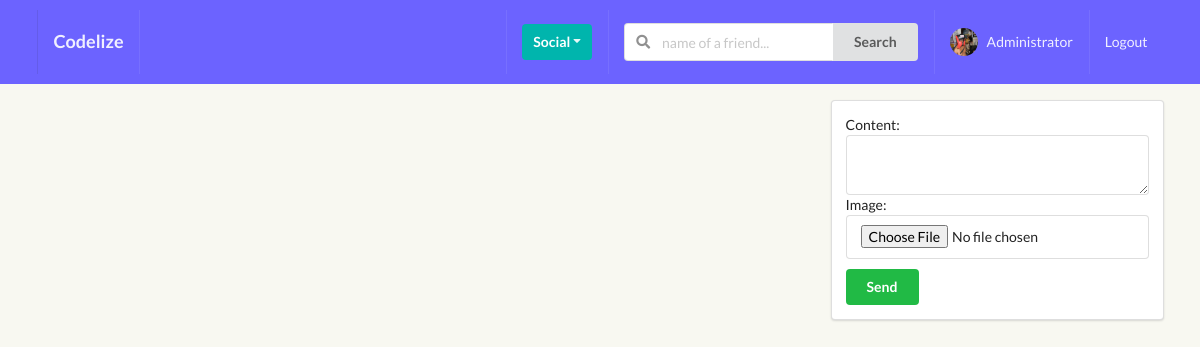
Page /timeline/ (signed in) on the earlier database version.
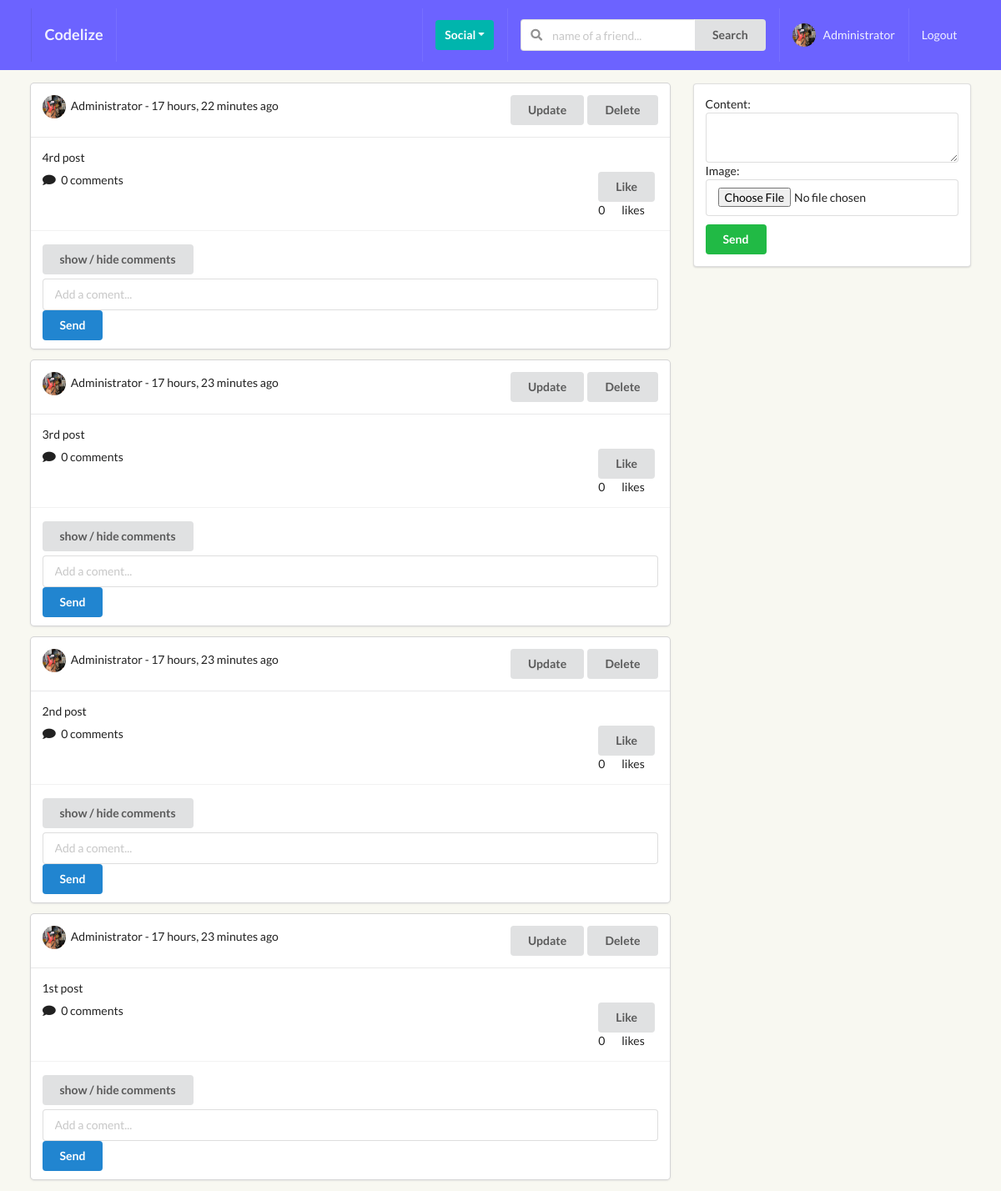
Same page on the later database version.
### posts/models.py (models this page shows, shortened)
class Post(models.Model):
    content = models.TextField()
    image = models.ImageField(upload_to='posts', validators=[FileExtensionValidator(['png', 'jpg', 'jpeg'])], blank=True)
    liked = models.ManyToManyField(Profile, blank=True, related_name='likes')
    updated = models.DateTimeField(auto_now=True)
    created = models.DateTimeField(auto_now_add=True)
    author = models.ForeignKey(Profile, on_delete=models.CASCADE, related_name='posts')
    def num_likes(self):
        return self.liked.all().count()
    def num_comments(self):
        return self.comment_set.all().count()
    class Meta:
        ordering = ('-created',)

### perfil/models.py (models this page shows, shortened)
class Profile(models.Model):
    first_name = models.CharField(max_length=200, blank=True)
    last_name = models.CharField(max_length=200, blank=True)
    username = models.OneToOneField(User, on_delete=models.CASCADE)
    bio = models.TextField(default="no bio...", max_length=300)
    email = models.EmailField(max_length=200, blank=True)
    country = models.CharField(max_length=200, blank=True)
    avatar = models.ImageField(default='avatar.png', upload_to='avatars/')
    friends = models.ManyToManyField(User, blank=True, related_name='friends')
    slug = models.SlugField(unique=True, blank=True)
    updated = models.DateTimeField(auto_now=True)
    created = models.DateTimeField(auto_now_add=True)
    objects = ProfileManager()
    def __str__(self):
        return f"{self.username}"
    __initial_first_name = None
    __initial_last_name = None
    def __init__(self, *args, **kwargs):
        super().__init__(*args, **kwargs)
        self.__initial_first_name = self.first_name
        self.__initial_last_name = self.last_name

### posts/views.py (the view, shortened to what this page needs)
# urls.py: path('', post_comment_create_and_list_view, name="main-post-view"),
@login_required
def post_comment_create_and_list_view(request):
    qs = Post.objects.all()
    profile = Profile.objects.get(username=request.user)
    p_form = PostModelForm()
    c_form = CommentModelForm()
    post_added = False
    profile = Profile.objects.get(username=request.user)
    context = {
        'qs': qs,
        'profile': profile,
        'p_form': p_form,
        'c_form': c_form,
        'post_added': post_added,
    }
    return render(request, 'posts/main.html', context)

### posts/forms.py
class PostModelForm(forms.ModelForm):
    content = forms.CharField(widget=forms.Textarea(attrs={'rows':2}))
    class Meta:
        model = Post
        fields = ('content', 'image')

class CommentModelForm(forms.ModelForm):
    body = forms.CharField(label='', widget=forms.TextInput(attrs={'placeholder': 'Add a coment...'}))
    class Meta:
        model = Comment
        fields = ('body',)

### perfil/context_processors.py (called while the page is built)
def profile_pic(request):
    if request.user.is_authenticated:
        profile_obj = Profile.objects.get(username=request.user)
        pic = profile_obj.avatar
        return {'picture':pic}
    return {}

def invitations_received_no(request):
    if request.user.is_authenticated:
        profile_obj = Profile.objects.get(username=request.user)
        qs_count = Relationship.objects.invitations_received(profile_obj).count()
        return {'invites_num':qs_count}
    return {}

### perfil/models.py (called while the page is built)
    def invitations_received(self, receiver):
        qs = Relationship.objects.filter(receiver=receiver, status='send')
        return qs

### posts/templates/posts/main.html (shortened to what this page needs)
{% extends 'base.html' %}
{% load static %}
{% block content %}
<div class="ui grid">
    <div class="eleven wide column computer only">
        {% for obj in qs %}
        <div class="ui fluid card">
            <div class="content">
                <div class="right floated meta">
                    <div class="ui grid">
                        <div class="row">
                            {% ifequal request.user obj.author.username %}
                                <a href="{% url 'posts:post-update' obj.pk %}"><button class="ui button bgwhite-lg ">Update</button></a>
                                <a href="{% url 'posts:post-delete' obj.pk %}"><button class="ui button bgwhite-lg ">Delete</button></a>
                            {% endifequal %}
                        </div>
                    </div>
                </div>
                <img class="ui avatar image" src={{obj.author.avatar.url}}>
                {{ obj.author }} - {{ obj.created|timesince}} ago
            </div>
            <div class="content">
                <p> {{ obj.content }} </p>
                <div class="right floated">
                    <form action="{% url 'posts:like-post-view' %}" method="POST" class='like-form' id='{{obj.id}}'>
                            <button type="submit" class="ui button like-btn{{obj.id}}">
                                {% if profile not in obj.liked.all %}
                                    Like
                                {% else %}
                                    Unlike
                                {% endif %}
                            </button>
                            <div class="ui grid">
                                <div class="column">
                                    <div class="like-count{{obj.id}}"> {{obj.num_likes}} </div>
                                </div>
                                <div class="column">
                                    likes
                                </div>
                            </div>
                    </form>
                </div>
                <i class="comment icon"></i>
                <span> {{ obj.num_comments }} comments</span>
            </div>
            <div class="extra content">
                <button class="cmt_btn ui button mb-5">show / hide comments</button>
                <form action="" method="POST"class='ui fluid form'>
                    {{ c_form }}
                    <button type="submit" name="submit_c_form" class="ui primary button mt-5 w-full">Send</button>
                </form>
            </div>
        </div>
        {% endfor %}
    </div>
    <div class="five wide column">
        <div class="ui segment">
            <form action="" method="POST" class='ui form' enctype="multipart/form-data">
                {{p_form}}
                <button type='submit' name="submit_p_form" class="ui positive button w-full mt-10">Send</button>
            </form>
        </div>
    </div>
</div>
{% endblock content %}

Differences in the rows shown:
added Post: author.avatar (picture), author "Administrator", created "17 hours, 22 minutes", content "4rd post", shows "Like", num_likes "0", num_comments "0"
added Post: author.avatar (picture), author "Administrator", created "17 hours, 23 minutes", content "3rd post", shows "Like", num_likes "0", num_comments "0"
added Post: author.avatar (picture), author "Administrator", created "17 hours, 23 minutes", content "2nd post", shows "Like", num_likes "0", num_comments "0"
added Post: author.avatar (picture), author "Administrator", created "17 hours, 23 minutes", content "1st post", shows "Like", num_likes "0", num_comments "0"
